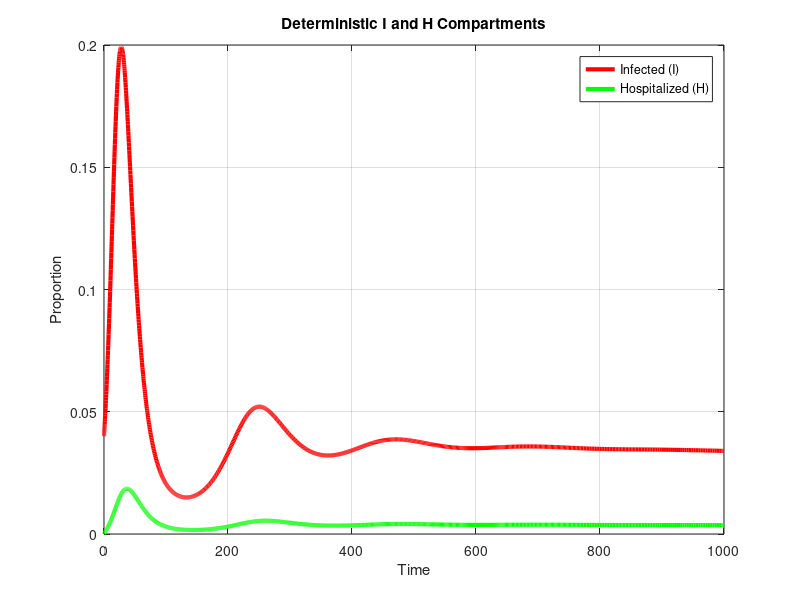
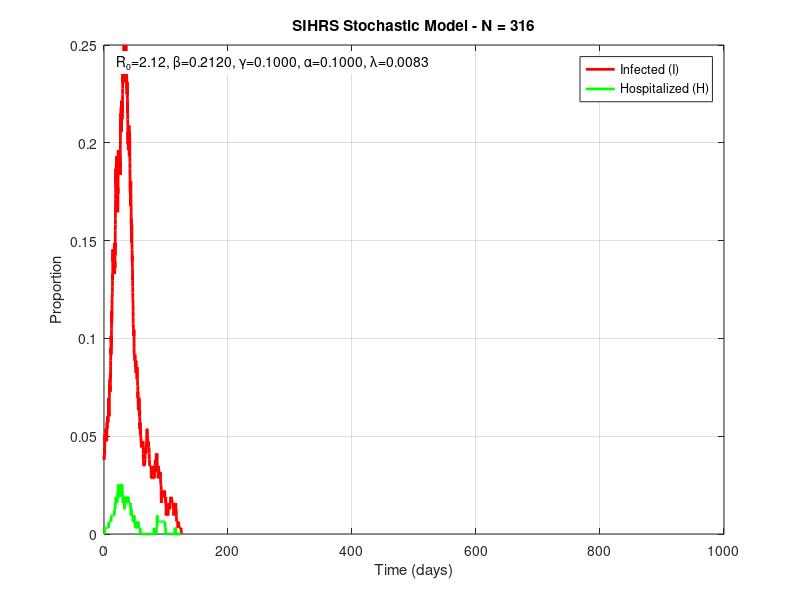
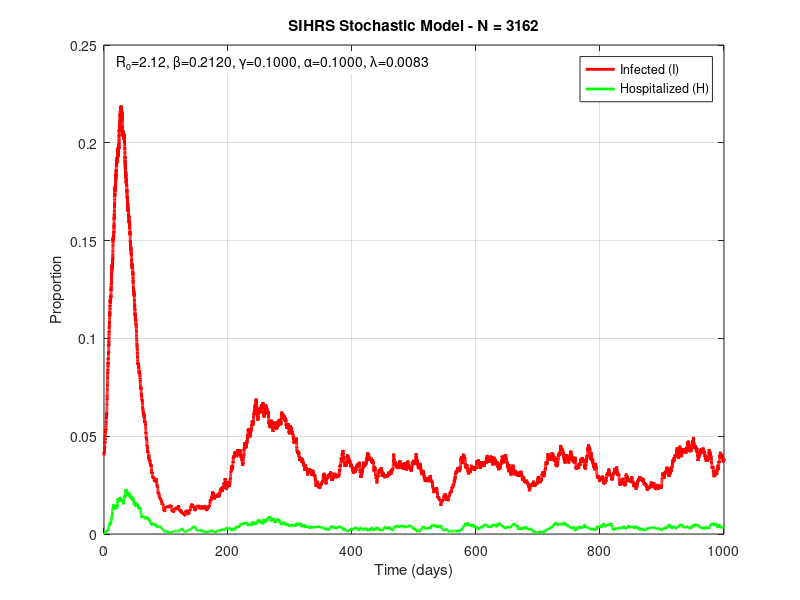
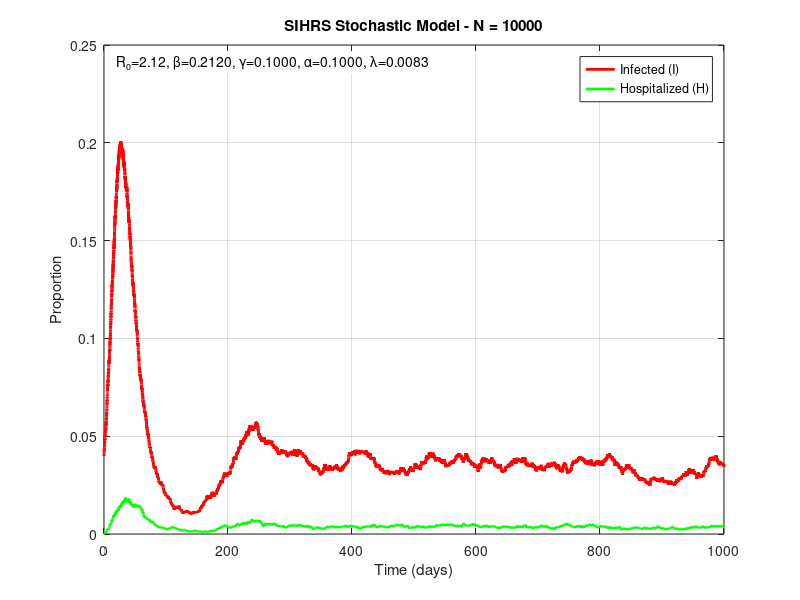

Write the MATLAB code that produced these figures, in order.
function sihrs_I_H_analysis()
    % SIHRS Epidemic Model - I and H Compartments 
    %
    % This script focuses specifically on plotting the Infected (I) and 
    % Hospitalized (H) compartments from the SIHRS epidemic model with death.
    % Model parameters - tweak beta, gamma,pSI,pII to get reasonable R₀ values (within 4-5% of the targeted R₀)
    % Justification for the parameters (except for s0,i0,h0,r0,d0) are in the justification.txt file.
params = struct(...
        'beta',0.212, ...    % infection rate (β > 0)
        'gamma', 0.10, ...   % I transition rate (γ > 0)
        'alpha', 0.1, ...   % H transition rate (α > 0)
        'lambda', 0.0083, ...  % R transition rate (Λ > 0) immunity period of 4 months is assumed
        'pSI', 1.0, ...     % probability of S to I (p_{SI} in (0,1])
        'pII', 0.0, ...     % probability of I to I (stay infected)
        'pIH', 0.1060, ...   % probability of I to H
        'pIR', 0.8921, ...   % probability of I to R
        'pID', 0.0019, ...   % probability of I to D
        'pHH', 0.00, ...     % probability of H to H (stay hospitalized)
        'pHR', 0.846, ...    % probability of H to R
        'pHD', 0.154, ...    % probability of H to D
        'pRR', 0.02, ...     % probability of R to R (stay recovered)
        'pRS', 0.98, ...     % probability of R to S
        'tmax', 1000, ...    % simulation end time
        's0', 0.96, ...      % initial susceptible proportion   %For most real world data, s0 is near 0.999 or something close, but for now we will use 0.96 as it makes the plots look better
        'i0', 0.04, ...      % initial infected proportion      %For most real world data, i0 is near 0.001 or something close, but for now we will use 0.04 as it makes the plots look better
        'h0', 0.0, ...      % initial hospitalized proportion
        'r0', 0.0, ...      % initial recovered proportion
        'd0', 0.0 ...       % initial dead proportion
    ); 
    
    % Validate parameters
    validateParameters(params);
    
    % Initial conditions must sum to 1 - basic sanity check
    if abs((params.s0 + params.i0 + params.h0 + params.r0 + params.d0) - 1) > 1e-10
        error('Initial conditions must sum to 1');
    end
    
    % Test different population sizes to see stochastic effects
    N_values = [316, 3162, 10000];
    
    % Basic input validation
    if any(N_values <= 0)
        error('Population sizes must be positive integers');
    end
    
    % Store results for comparison
    results = cell(length(N_values), 1);
    
    % Run simulation for each population size
    try
        for idx = 1:length(N_values)
            fprintf('Running simulation for N = %d...\n', N_values(idx));
            results{idx} = sihrs_agent_model(N_values(idx), params);
            fprintf('Completed N = %d\n', N_values(idx));
        end
        
        % Solve the deterministic model for comparison
        fprintf('Solving deterministic model...\n');
        deterministic_result = solve_deterministic_sihrs(params);
        fprintf('Deterministic model completed\n');
        
        % Generate the plots
        fprintf('Generating I and H focused plots...\n');
        plot_I_H_compartments(results, N_values, deterministic_result, params);
        fprintf('Plots generated and saved\n');
        
    catch ME
        fprintf('Error occurred: %s\n', ME.message);
        rethrow(ME);
    end
    
    % Print focused summary statistics
    fprintf('\n=== I AND H COMPARTMENT ANALYSIS ===\n');
    fprintf('Population Size | Peak I | Peak H | Peak I Time | Peak H Time | I(∞) | H(∞)\n');
    fprintf('----------------|---------|---------|-------------|-------------|-------|-------\n');
    for i = 1:length(results)
        fprintf('%15d | %7d | %7d | %11.2f | %11.2f | %5.3f | %5.3f\n', ...
            results{i}.N, results{i}.peak_infected, results{i}.peak_hospitalized, ...
            results{i}.peak_time, results{i}.peak_h_time, ...
            results{i}.i_inf, results{i}.h_inf);
    end
    
    fprintf('%15s | %7.4f | %7.4f | %11.2f | %11.2f | %5.3f | %5.3f\n', ...
        'Deterministic', deterministic_result.peak_infected_prop, ...
        deterministic_result.peak_hospitalized_prop, ...
        deterministic_result.peak_time, deterministic_result.peak_h_time, ...
        deterministic_result.i_inf, deterministic_result.h_inf);
    
    % Print key metrics
    fprintf('\n=== KEY METRICS ===\n');
    fprintf('R₀ = %.4f\n', deterministic_result.R0);
    fprintf('Peak I proportion = %.4f\n', deterministic_result.peak_infected_prop);
    fprintf('Peak H proportion = %.4f\n', deterministic_result.peak_hospitalized_prop);
    fprintf('I peak time = %.2f days\n', deterministic_result.peak_time);
    fprintf('H peak time = %.2f days\n', deterministic_result.peak_h_time);
    
    % Return results for further analysis
    varargout{1} = results;
    varargout{2} = deterministic_result;
end

function validateParameters(params)
    % Validate rates are positive
    if any([params.beta, params.gamma, params.alpha, params.lambda] <= 0)
        error('All rates (beta, gamma, alpha, lambda) must be positive');
    end
    
    % Validate probabilities are in [0,1]
    probs = [params.pSI, params.pII, params.pIH, params.pIR, params.pID, ...
             params.pHH, params.pHR, params.pHD, params.pRR, params.pRS];
    if any(probs < 0 | probs > 1)
        error('All probabilities must be in [0,1]');
    end
    
    % Validate probability sums
    if abs((params.pII + params.pIH + params.pIR + params.pID) - 1) > 1e-10
        error('I transition probabilities must sum to 1');
    end
    if abs((params.pHH + params.pHR + params.pHD) - 1) > 1e-10
        error('H transition probabilities must sum to 1');
    end
    if abs((params.pRR + params.pRS) - 1) > 1e-10
        error('R transition probabilities must sum to 1');
    end
end

function result = sihrs_agent_model(N, params)
    % SIHRS agent-based stochastic model with death
    validateattributes(N, {'numeric'}, {'positive', 'integer', 'scalar'});
    
    % Initial conditions - using params values and ensuring they sum to N
    s0 = round(params.s0 * N); % susceptible
    i0 = round(params.i0 * N); % infected
    h0 = round(params.h0 * N); % hospitalized
    r0 = round(params.r0 * N); % recovered
    d0 = round(params.d0 * N); % dead
    
    % Adjust for rounding errors to ensure sum is exactly N
    total = s0 + i0 + h0 + r0 + d0;
    if total ~= N
        % Add or subtract the difference from the largest compartment
        [~, largest_idx] = max([s0, i0, h0, r0, d0]);
        switch largest_idx
            case 1
                s0 = s0 + (N - total);
            case 2
                i0 = i0 + (N - total);
            case 3
                h0 = h0 + (N - total);
            case 4
                r0 = r0 + (N - total);
            case 5
                d0 = d0 + (N - total);
        end
    end
    
    % Validate initial conditions sum to N
    if (s0 + i0 + h0 + r0 + d0) ~= N
        error('Initial conditions must sum to N');
    end
    
    % Initialize agent arrays
    S = 1:s0;           % susceptible agents
    I = (s0+1):(s0+i0); % infected agents
    H = (s0+i0+1):(s0+i0+h0); % hospitalized agents
    R = (s0+i0+h0+1):(s0+i0+h0+r0); % recovered agents
    D = (s0+i0+h0+r0+1):(s0+i0+h0+r0+d0); % dead agents
    
    % Initialize tracking arrays
    T = 0;           % time points
    S_prop = params.s0; % susceptible proportions
    I_prop = params.i0; % infected proportions
    H_prop = params.h0; % hospitalized proportions
    R_prop = params.r0; % recovered proportions
    D_prop = params.d0; % dead proportions
    I_count = i0;           % infected counts
    H_count = h0;           % hospitalized counts
    
    % Initialize time tracking
    t = 0;
    event_count = 1;
    
    % Main simulation loop
    while ~isempty(I) && t < params.tmax
        nS = numel(S);
        nI = numel(I);
        nH = numel(H);
        nR = numel(R);
        
        % Calculate event rates according to the mathematical model
        infection_rate = params.pSI * params.beta * nS * nI / N;  % S to I rate
        to_susceptible_from_R_rate = params.pRS * params.lambda * nR;  % R to S rate
        to_hospital_rate = params.gamma * nI * params.pIH;  % I to H rate
        to_recovered_from_I_rate = params.gamma * nI * params.pIR;  % I to R rate
        to_dead_from_I_rate = params.gamma * nI * params.pID;  % I to D rate
        to_recovered_from_H_rate = params.alpha * nH * params.pHR;  % H to R rate
        to_dead_from_H_rate = params.alpha * nH * params.pHD;  % H to D rate
        
        total_rate = infection_rate + to_susceptible_from_R_rate + to_hospital_rate + ...
                     to_recovered_from_I_rate + to_dead_from_I_rate + to_recovered_from_H_rate + ...
                     to_dead_from_H_rate;
        
        if total_rate == 0
            break;
        end
        
        % Time of next event
        dt = exprnd(1 / total_rate);
        t = t + dt;
        
        if t > params.tmax
            t = params.tmax;
            event_count = event_count + 1;
            T(event_count) = t;
            current_total = numel(S) + numel(I) + numel(H) + numel(R) + numel(D);
            S_prop(event_count) = numel(S) / current_total;
            I_prop(event_count) = numel(I) / current_total;
            H_prop(event_count) = numel(H) / current_total;
            R_prop(event_count) = numel(R) / current_total;
            D_prop(event_count) = numel(D) / current_total;
            I_count(event_count) = numel(I);
            H_count(event_count) = numel(H);
            break;
        end
        
        event_count = event_count + 1;
        T(event_count) = t;
        
        % Determine which event occurs
        chance = rand * total_rate;
        if chance < infection_rate
            % S to I transition
            if nS > 0
                num = randi([1, nS]);
                infected_agent = S(num);
                S(num) = [];
                I(end+1) = infected_agent;
            end
        elseif chance < (infection_rate + to_susceptible_from_R_rate)
            % R to S transition
            if nR > 0
                num = randi([1, nR]);
                susceptible_agent = R(num);
                R(num) = [];
                S(end+1) = susceptible_agent;
            end
        elseif chance < (infection_rate + to_susceptible_from_R_rate + to_hospital_rate)
            % I to H transition
            if nI > 0
                num = randi([1, nI]);
                hospitalized_agent = I(num);
                I(num) = [];
                H(end+1) = hospitalized_agent;
            end
        elseif chance < (infection_rate + to_susceptible_from_R_rate + to_hospital_rate + to_recovered_from_I_rate)
            % I to R transition
            if nI > 0
                num = randi([1, nI]);
                recovered_agent = I(num);
                I(num) = [];
                R(end+1) = recovered_agent;
            end
        elseif chance < (infection_rate + to_susceptible_from_R_rate + to_hospital_rate + to_recovered_from_I_rate + to_dead_from_I_rate)
            % I to D transition
            if nI > 0
                num = randi([1, nI]);
                dead_agent = I(num);
                I(num) = [];
                D(end+1) = dead_agent;
            end
        elseif chance < (infection_rate + to_susceptible_from_R_rate + to_hospital_rate + to_recovered_from_I_rate + to_dead_from_I_rate + to_recovered_from_H_rate)
            % H to R transition
            if nH > 0
                num = randi([1, nH]);
                recovered_agent = H(num);
                H(num) = [];
                R(end+1) = recovered_agent;
            end
        else
            % H to D transition
            if nH > 0
                num = randi([1, nH]);
                dead_agent = H(num);
                H(num) = [];
                D(end+1) = dead_agent;
            end
        end
        
        % Update tracking arrays
        current_total = numel(S) + numel(I) + numel(H) + numel(R) + numel(D);
        S_prop(event_count) = numel(S) / current_total;
        I_prop(event_count) = numel(I) / current_total;
        H_prop(event_count) = numel(H) / current_total;
        R_prop(event_count) = numel(R) / current_total;
        D_prop(event_count) = numel(D) / current_total;
        I_count(event_count) = numel(I);
        H_count(event_count) = numel(H);
    end
    
    % Store results
    result.N = N;
    result.T = T;
    result.S_prop = S_prop;
    result.I_prop = I_prop;
    result.H_prop = H_prop;
    result.R_prop = R_prop;
    result.D_prop = D_prop;
    result.I_count = I_count;
    result.H_count = H_count;
    result.final_time = t;
    result.peak_infected = max(I_count);
    result.peak_hospitalized = max(H_count);
    result.peak_time = T(find(I_count == max(I_count), 1, 'first'));
    result.peak_h_time = T(find(H_count == max(H_count), 1, 'first'));
    
    % Calculate and store asymptotic values
    result.s_inf = S_prop(end);
    result.i_inf = I_prop(end);
    result.h_inf = H_prop(end);
    result.r_inf = R_prop(end);
    result.d_inf = D_prop(end);
end

function det_result = solve_deterministic_sihrs(params)
    % Solve the deterministic SIHRS model using ODE45
    
    % Time span
    tspan = [0, params.tmax];
    
    % Initial conditions vector
    y0 = [params.s0; params.i0; params.h0; params.r0; params.d0];
    
    % Define the ODE system exactly as in the mathematical model
    ode_system = @(t, y) [
        -params.beta * y(1) * y(2) * params.pSI + params.pRS * params.lambda * y(4); % ds/dt
        params.beta * y(1) * y(2) * params.pSI - params.gamma * (1 - params.pII) * y(2); % di/dt
        params.pIH * params.gamma * y(2) - params.alpha * (1 - params.pHH) * y(3); % dh/dt
        params.pIR * params.gamma * y(2) + params.pHR * params.alpha * y(3) - params.pRS * params.lambda * y(4); % dr/dt
        params.pID * params.gamma * y(2) + params.pHD * params.alpha * y(3) % dd/dt
    ];
    
    % Set ODE options for better accuracy
    options = odeset('RelTol', 1e-8, 'AbsTol', 1e-10);
    
    % Solve the ODE system
    [T, Y] = ode45(ode_system, tspan, y0, options);
    
    % Verify conservation
    sum_y = sum(Y, 2);
    if any(abs(sum_y - 1) > 1e-6)
        warning('Conservation of population not satisfied');
    end
    
    % Store results
    det_result.T = T;
    det_result.S_prop = Y(:, 1);
    det_result.I_prop = Y(:, 2);
    det_result.H_prop = Y(:, 3);
    det_result.R_prop = Y(:, 4);
    det_result.D_prop = Y(:, 5);
    
    % Find peak infected and peak time
    [peak_infected_prop, peak_idx] = max(det_result.I_prop);
    det_result.peak_infected_prop = peak_infected_prop;
    det_result.peak_time = T(peak_idx);
    
    % Find peak hospitalized and peak time
    [peak_hospitalized_prop, peak_h_idx] = max(det_result.H_prop);
    det_result.peak_hospitalized_prop = peak_hospitalized_prop;
    det_result.peak_h_time = T(peak_h_idx);
    
    det_result.final_time = T(end);
    
    % Calculate R0
    det_result.R0 = params.pSI * params.beta / (params.gamma * (1 - params.pII));
    
    % Store asymptotic values
    det_result.s_inf = det_result.S_prop(end);
    det_result.i_inf = det_result.I_prop(end);
    det_result.h_inf = det_result.H_prop(end);
    det_result.r_inf = det_result.R_prop(end);
    det_result.d_inf = det_result.D_prop(end);
end

function plot_I_H_compartments(results, N_values, det_result, params)
    % Create focused plots for I and H compartments only
    
    % 1. Create combined I and H ODE plot (deterministic only)
    figure('Position', [100, 100, 1000, 700]);
    plot(det_result.T, det_result.I_prop, 'r-', 'LineWidth', 3, 'DisplayName', 'Infected (I)');
    hold on;
    plot(det_result.T, det_result.H_prop, 'Color', [0, 1, 0], 'LineWidth', 3, 'DisplayName', 'Hospitalized (H)');
    xlabel('Time');
    ylabel('Proportion');
    title('Deterministic I and H Compartments');
    grid on;
    xlim([0, params.tmax]);
    legend('Location', 'northeast');
    saveas(gcf, 'SIHRS_ODE_I_H_combined.png');
    
    % 2. Create individual plots for each population size N
    for i = 1:length(results)
        % Create figure for this N value with I and H separately
        figure('Position', [100, 100, 1000, 700]);
        
        % Plot I compartment for this N
        plot(results{i}.T, results{i}.I_prop, 'r-', 'LineWidth', 2, 'DisplayName', 'Infected (I)');
        hold on;
        
        % Plot H compartment for this N  
        plot(results{i}.T, results{i}.H_prop, 'Color', [0, 1, 0], 'LineWidth', 2, 'DisplayName', 'Hospitalized (H)');
        
        % Customize the plot
        xlabel('Time (days)');
        ylabel('Proportion');
        title(sprintf('SIHRS Stochastic Model - N = %d', N_values(i)));
        legend('Location', 'northeast');
        grid on;
        xlim([0, params.tmax]);
        
        % Add parameter annotations
        param_text = sprintf('R₀=%.2f, β=%.4f, γ=%.4f, α=%.4f, λ=%.4f', ...
            det_result.R0, params.beta, params.gamma, params.alpha, params.lambda);
        text(0.02, 0.98, param_text, 'Units', 'normalized', 'FontSize', 10, ...
            'VerticalAlignment', 'top', 'BackgroundColor', 'white');
        
        % Save the figure
        saveas(gcf, sprintf('SIHRS_stochastic_N%d_I_H.png', N_values(i)));
    end
end

% Run the analysis if this file is executed directly
if ~exist('OCTAVE_VERSION', 'builtin')
    % This is MATLAB, not Octave
    sihrs_I_H_analysis();
end
